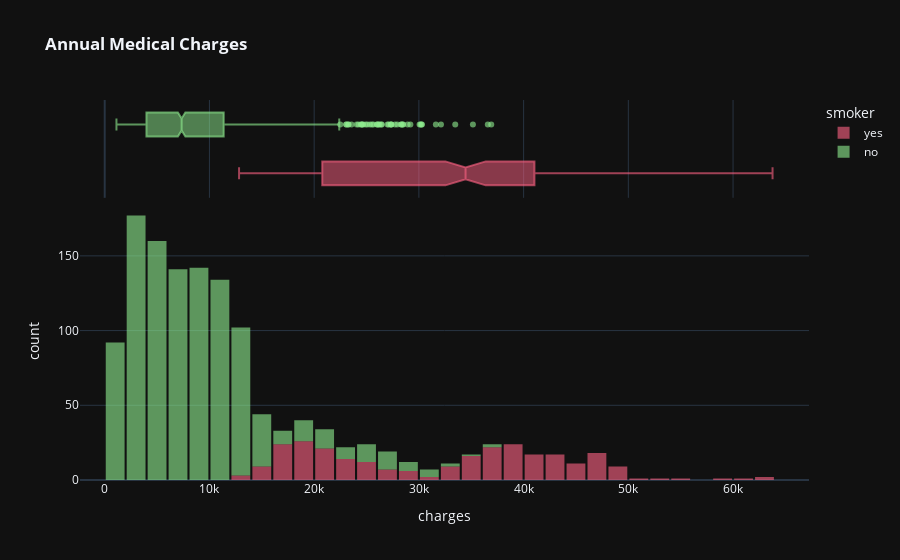

Notebook code cell kept with this figure:
### Markdown cell above
<b>To see the Annual Medical Charges distribution (Split:Smokers)</b>

### Code cell
graph = px.histogram(med_df,
                     x='charges',
                     marginal='box',
                     color='smoker',
                     color_discrete_sequence=[pastel_red, pastel_green],
                     title='<b>Annual Medical Charges</b>'
                     )
graph.update_layout(bargap=0.1, template='plotly_dark')
graph.show()

### Figure 1 — Plotly figure (JSON) as saved in the notebook; plotly's stock layout.template omitted (floating-point values rounded to 4 significant figures; data arrays with more than 128 entries replaced by an {"elided": "..."} marker saying what was removed)
{"data": [{"bingroup": "x", "hovertemplate": "smoker=yes<br>charges=%{x}<br>count=%{y}<extra></extra>", "legendgroup": "yes", "marker": {"color": "rgba(255, 99, 132, 0.6)", "pattern": {"shape": ""}}, "name": "yes", "orientation": "v", "showlegend": true, "type": "histogram", "x": {"elided": "274 float values"}, "xaxis": "x", "yaxis": "y"}, {"hovertemplate": "smoker=yes<br>charges=%{x}<extra></extra>", "legendgroup": "yes", "marker": {"color": "rgba(255, 99, 132, 0.6)"}, "name": "yes", "notched": true, "showlegend": false, "type": "box", "x": {"elided": "274 float values"}, "xaxis": "x2", "yaxis": "y2"}, {"bingroup": "x", "hovertemplate": "smoker=no<br>charges=%{x}<br>count=%{y}<extra></extra>", "legendgroup": "no", "marker": {"color": "rgba(144, 238, 144, 0.6)", "pattern": {"shape": ""}}, "name": "no", "orientation": "v", "showlegend": true, "type": "histogram", "x": {"elided": "1064 float values"}, "xaxis": "x", "yaxis": "y"}, {"hovertemplate": "smoker=no<br>charges=%{x}<extra></extra>", "legendgroup": "no", "marker": {"color": "rgba(144, 238, 144, 0.6)"}, "name": "no", "notched": true, "showlegend": false, "type": "box", "x": {"elided": "1064 float values"}, "xaxis": "x2", "yaxis": "y2"}], "layout": {"bargap": 0.1, "barmode": "relative", "legend": {"title": {"text": "smoker"}, "tracegroupgap": 0}, "title": {"text": "<b>Annual Medical Charges</b>"}, "xaxis": {"anchor": "y", "domain": [0, 1], "title": {"text": "charges"}}, "xaxis2": {"anchor": "y2", "domain": [0, 1], "matches": "x", "showgrid": true, "showticklabels": false}, "yaxis": {"anchor": "x", "domain": [0, 0.7326], "title": {"text": "count"}}, "yaxis2": {"anchor": "x2", "domain": [0.7426, 1], "matches": "y2", "showgrid": false, "showline": false, "showticklabels": false, "ticks": ""}}}
